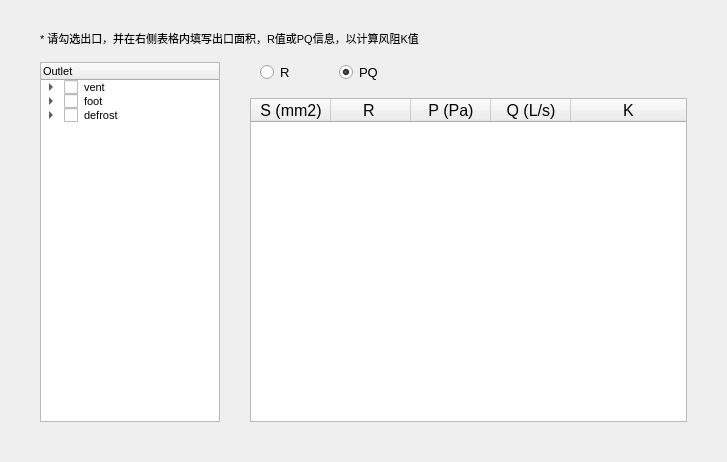
<?xml version="1.0" encoding="UTF-8"?>
<ui version="4.0">
 <class>k_form</class>
 <widget class="QWidget" name="k_form">
  <property name="geometry">
   <rect>
    <x>0</x>
    <y>0</y>
    <width>727</width>
    <height>461</height>
   </rect>
  </property>
  <property name="maximumSize">
   <size>
    <width>780</width>
    <height>540</height>
   </size>
  </property>
  <property name="font">
   <font>
    <pointsize>12</pointsize>
   </font>
  </property>
  <property name="windowTitle">
   <string>出口与风阻计算器</string>
  </property>
  <layout class="QGridLayout" name="gridLayout">
   <property name="leftMargin">
    <number>40</number>
   </property>
   <property name="topMargin">
    <number>30</number>
   </property>
   <property name="rightMargin">
    <number>40</number>
   </property>
   <property name="bottomMargin">
    <number>40</number>
   </property>
   <property name="horizontalSpacing">
    <number>30</number>
   </property>
   <property name="verticalSpacing">
    <number>15</number>
   </property>
   <item row="1" column="1">
    <layout class="QHBoxLayout" name="horizontalLayout">
     <property name="spacing">
      <number>10</number>
     </property>
     <property name="leftMargin">
      <number>10</number>
     </property>
     <property name="rightMargin">
      <number>280</number>
     </property>
     <item>
      <widget class="QRadioButton" name="R_btn">
       <property name="font">
        <font>
         <pointsize>10</pointsize>
        </font>
       </property>
       <property name="text">
        <string>R</string>
       </property>
       <property name="checked">
        <bool>false</bool>
       </property>
      </widget>
     </item>
     <item>
      <widget class="QRadioButton" name="PQ_btn">
       <property name="font">
        <font>
         <pointsize>10</pointsize>
        </font>
       </property>
       <property name="text">
        <string>PQ</string>
       </property>
       <property name="checked">
        <bool>true</bool>
       </property>
      </widget>
     </item>
    </layout>
   </item>
   <item row="0" column="0" colspan="2">
    <widget class="QLabel" name="label">
     <property name="font">
      <font>
       <family>MS Shell Dlg 2</family>
       <pointsize>8</pointsize>
      </font>
     </property>
     <property name="text">
      <string>* 请勾选出口，并在右侧表格内填写出口面积，R值或PQ信息，以计算风阻K值</string>
     </property>
    </widget>
   </item>
   <item row="1" column="0" rowspan="2">
    <widget class="QTreeWidget" name="outlet_tree">
     <property name="minimumSize">
      <size>
       <width>0</width>
       <height>360</height>
      </size>
     </property>
     <property name="maximumSize">
      <size>
       <width>180</width>
       <height>16777215</height>
      </size>
     </property>
     <property name="font">
      <font>
       <pointsize>8</pointsize>
      </font>
     </property>
     <column>
      <property name="text">
       <string>Outlet</string>
      </property>
     </column>
     <item>
      <property name="text">
       <string>vent</string>
      </property>
      <property name="checkState">
       <enum>Unchecked</enum>
      </property>
      <item>
       <property name="text">
        <string>outlet_cvl</string>
       </property>
       <property name="checkState">
        <enum>Unchecked</enum>
       </property>
      </item>
      <item>
       <property name="text">
        <string>outlet_cvr</string>
       </property>
       <property name="checkState">
        <enum>Unchecked</enum>
       </property>
      </item>
      <item>
       <property name="text">
        <string>outlet_svl</string>
       </property>
       <property name="checkState">
        <enum>Unchecked</enum>
       </property>
      </item>
      <item>
       <property name="text">
        <string>outlet_svr</string>
       </property>
       <property name="checkState">
        <enum>Unchecked</enum>
       </property>
      </item>
      <item>
       <property name="text">
        <string>outlet_rv</string>
       </property>
       <property name="checkState">
        <enum>Unchecked</enum>
       </property>
      </item>
      <item>
       <property name="text">
        <string>outlet_vent</string>
       </property>
       <property name="checkState">
        <enum>Unchecked</enum>
       </property>
      </item>
     </item>
     <item>
      <property name="text">
       <string>foot</string>
      </property>
      <property name="checkState">
       <enum>Unchecked</enum>
      </property>
      <item>
       <property name="text">
        <string>outlet_ffl</string>
       </property>
       <property name="checkState">
        <enum>Unchecked</enum>
       </property>
      </item>
      <item>
       <property name="text">
        <string>outlet_ffr</string>
       </property>
       <property name="checkState">
        <enum>Unchecked</enum>
       </property>
      </item>
      <item>
       <property name="text">
        <string>outlet_rfl</string>
       </property>
       <property name="checkState">
        <enum>Unchecked</enum>
       </property>
      </item>
      <item>
       <property name="text">
        <string>outlet_rfr</string>
       </property>
       <property name="checkState">
        <enum>Unchecked</enum>
       </property>
      </item>
      <item>
       <property name="text">
        <string>outlet_foot</string>
       </property>
       <property name="checkState">
        <enum>Unchecked</enum>
       </property>
      </item>
     </item>
     <item>
      <property name="text">
       <string>defrost</string>
      </property>
      <property name="checkState">
       <enum>Unchecked</enum>
      </property>
      <item>
       <property name="text">
        <string>outlet_cdl</string>
       </property>
       <property name="checkState">
        <enum>Unchecked</enum>
       </property>
      </item>
      <item>
       <property name="text">
        <string>outlet_cdr</string>
       </property>
       <property name="checkState">
        <enum>Unchecked</enum>
       </property>
      </item>
      <item>
       <property name="text">
        <string>outlet_sdl</string>
       </property>
       <property name="checkState">
        <enum>Unchecked</enum>
       </property>
      </item>
      <item>
       <property name="text">
        <string>outlet_sdr</string>
       </property>
       <property name="checkState">
        <enum>Unchecked</enum>
       </property>
      </item>
     </item>
    </widget>
   </item>
   <item row="2" column="1">
    <widget class="QTableWidget" name="k_table">
     <property name="horizontalScrollBarPolicy">
      <enum>Qt::ScrollBarAlwaysOff</enum>
     </property>
     <property name="rowCount">
      <number>0</number>
     </property>
     <attribute name="horizontalHeaderDefaultSectionSize">
      <number>80</number>
     </attribute>
     <attribute name="horizontalHeaderStretchLastSection">
      <bool>true</bool>
     </attribute>
     <column>
      <property name="text">
       <string>S (mm2)</string>
      </property>
     </column>
     <column>
      <property name="text">
       <string>R </string>
      </property>
     </column>
     <column>
      <property name="text">
       <string>P (Pa)</string>
      </property>
     </column>
     <column>
      <property name="text">
       <string>Q (L/s)</string>
      </property>
     </column>
     <column>
      <property name="text">
       <string>K</string>
      </property>
     </column>
    </widget>
   </item>
  </layout>
 </widget>
 <resources/>
 <connections/>
</ui>
